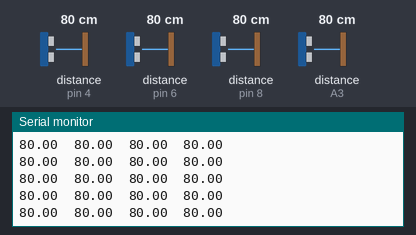
Recording of a sketch running on a simulated Arduino Uno, built with avr-gcc and run on an emulated ATmega328P. Shown: the last lines printed to the serial monitor. Inputs (shaded band) come from the test bench; at power-on: distance to the obstacle (sensors on pin 4, pin 6, pin 8, A3) 80 cm.

Above: at 1.2 s.
1.3 s: distance to the obstacle (sensor on pin 4) set to 2 cm
At 1.5 s:
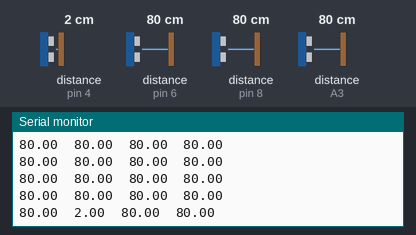
4.3 s: distance to the obstacle (sensor on pin 6) set to 2 cm
At 4.34 s:
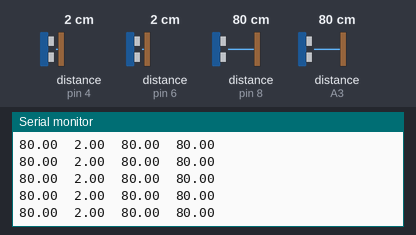
7.3 s: distance to the obstacle (sensor on pin 8) set to 2 cm
At 7.39 s:
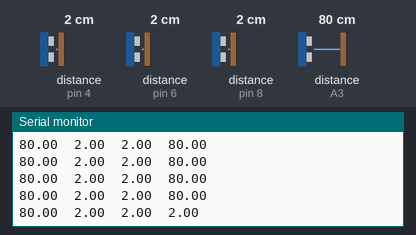
8.8 s: distance to the obstacle (sensor on pin 4) set to 120 cm
At 9.13 s:
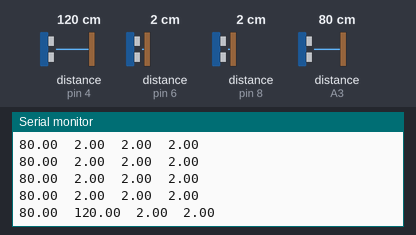
11.8 s: distance to the obstacle (sensor on pin 8) set to 35 cm
At 11.95 s:
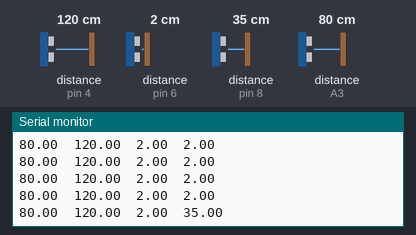
14.8 s: distance to the obstacle (sensor on A3) set to 120 cm
At 15.05 s:
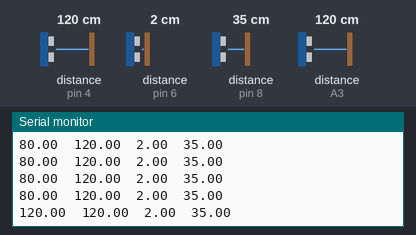
Timing chart, 0 to 17.8 s (numbered marks = the images above; inputs shaded):
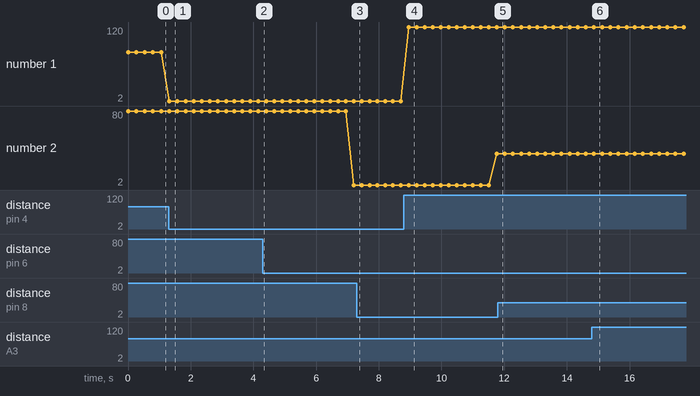

The sketch:

HCSR04test.ino
```cpp
#include <HCSR04.h>

// HCSR04 hc1(A4, A3); //1
// HCSR04 hc2(3, 4);   //2
// HCSR04 hc3(5, 6);   //3
// HCSR04 hc4(7, 8);   //4

// HCSR04 hc4(7, 8);   //4

HCSR04 hc[4] = {HCSR04(A4, A3), HCSR04(3, 4), HCSR04(5, 6), HCSR04(7, 8)};
void setup()
{
    Serial.begin(9600);
}

void loop()
{
  for (int s=0; s < 4; s++) {
    Serial.print(hc[s].dist());
    Serial.print("  ");
    delay(60);
  }
  Serial.println("");
}
```

Measured:
- after the input at 1.3 s, the serial monitor: prints a new line at once (image 1)
- after the input at 8.8 s, the serial monitor: prints a new line after 0.15 s (image 4)
- after the input at 14.8 s, the serial monitor: prints a new line after 0.06 s (image 6)
- plotted number 1: 80 → 2 after the input at 1.3 s, 2 → 120 after the input at 8.8 s
- plotted number 2: 2 → 35 after the input at 8.8 s
